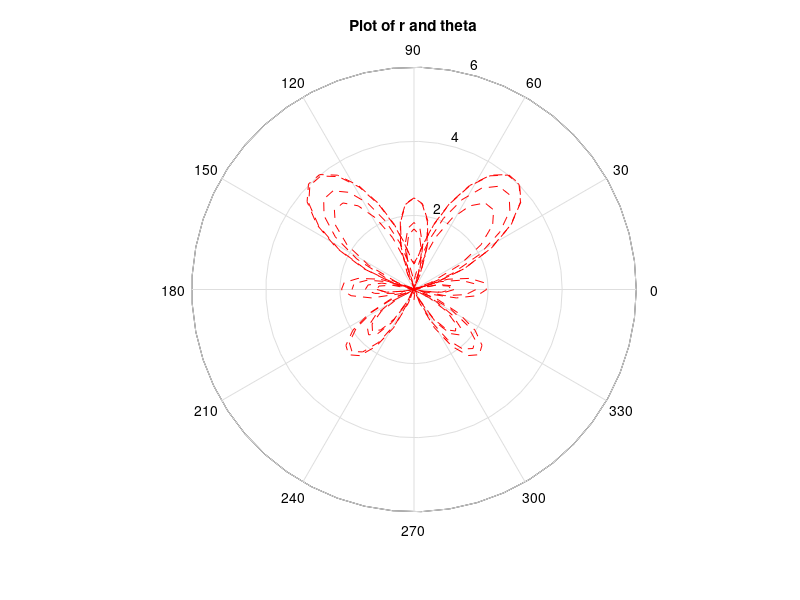

Here is the MATLAB script that generated this plot:
% Şükrü Can Mayda - 150120031

clc;
clear;

% given theta
theta = 0:pi/32:8*pi;

% radius according to theta
r = exp(1).^sin(theta) - 2*cos(4*theta) - sin((2*theta - pi)/24).^5;

% do polar graphic
polar(theta,r,'--r');
title('Plot of r and theta');